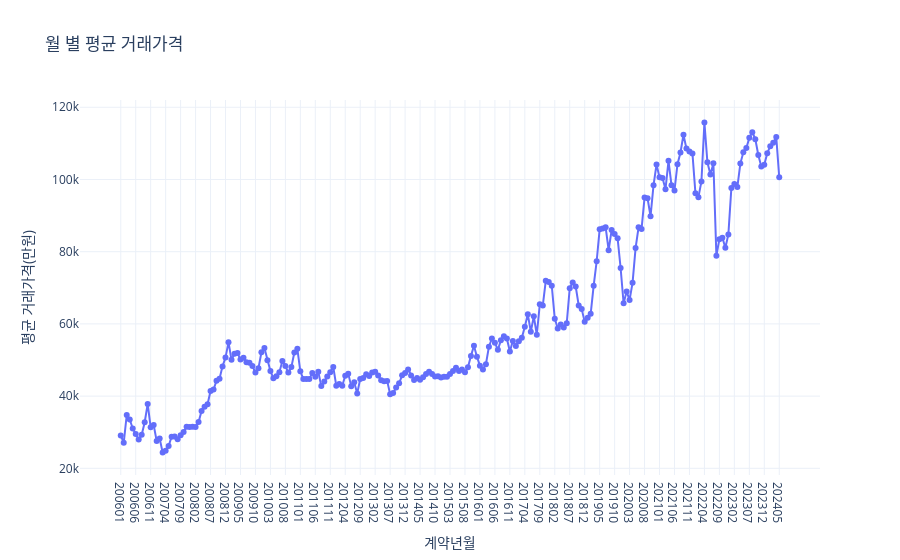

Source (notebook cell):
### Code cell
monthly_avg = (
    sa.groupby("계약년월")["거래금액(만원)"].mean().reset_index()
)

fig = px.line(
    monthly_avg,
    x="계약년월",
    y="거래금액(만원)",
    title="월 별 평균 거래가격",
    markers=True,
    template="plotly_white",
    labels={"계약년월": "계약년월", "거래금액(만원)": "평균 거래가격(만원)"},
)

fig.show()
fig.write_html("monthly_avg.html")

### Figure 1 — Plotly figure (JSON) as saved in the notebook; plotly's stock layout.template omitted (floating-point values rounded to 4 significant figures; data arrays with more than 128 entries replaced by an {"elided": "..."} marker saying what was removed)
{"data": [{"hovertemplate": "계약년월=%{x}<br>평균 거래가격(만원)=%{y}<extra></extra>", "legendgroup": "", "line": {"color": "#636efa", "dash": "solid"}, "marker": {"symbol": "circle"}, "mode": "lines+markers", "name": "", "orientation": "v", "showlegend": false, "type": "scatter", "x": {"elided": "221 str values"}, "xaxis": "x", "y": {"elided": "221 float values"}, "yaxis": "y"}], "layout": {"legend": {"tracegroupgap": 0}, "title": {"text": "월 별 평균 거래가격"}, "xaxis": {"anchor": "y", "domain": [0, 1], "title": {"text": "계약년월"}}, "yaxis": {"anchor": "x", "domain": [0, 1], "title": {"text": "평균 거래가격(만원)"}}}}
